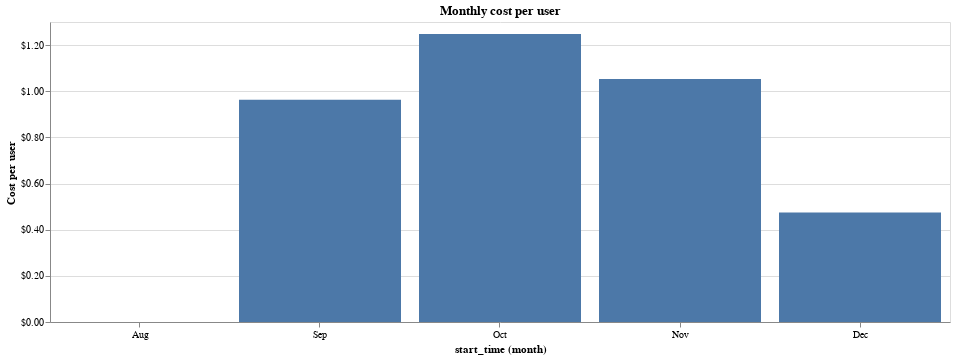

The notebook cell this image was saved under:
### Markdown cell above
We can also figure out how much they cost per month.

### Code cell
monthly = cost.copy().set_index('start_time').resample('M').sum()
monthly['cost_per_user'] = monthly['cost'] / user_starts_count.count()['start']
monthly = monthly.reset_index()

alt.Chart(monthly, width=900, title='Monthly cost per user').mark_bar().encode(
    x='month(start_time):O',
    y=alt.Y('cost_per_user', axis=alt.Axis(format="$.2f"), title="Cost per user")
)

### Figure 1 — Vega-Lite specification as saved in the notebook (floating-point values rounded to 4 significant figures)
{"$schema": "https://vega.github.io/schema/vega-lite/v2.6.0.json", "config": {"view": {"height": 300, "width": 400}}, "data": {"name": "data-c2dad245f05cd5a2a7d7bf72b1de7e0d"}, "datasets": {"data-c2dad245f05cd5a2a7d7bf72b1de7e0d": [{"cost": 0, "cost_per_user": 0, "start_time": "2018-08-31T00:00:00-07:00"}, {"cost": 4672.0, "cost_per_user": 0.9633, "start_time": "2018-09-30T00:00:00-07:00"}, {"cost": 6053.0, "cost_per_user": 1.248, "start_time": "2018-10-31T00:00:00-07:00"}, {"cost": 5108.0, "cost_per_user": 1.053, "start_time": "2018-11-30T00:00:00-08:00"}, {"cost": 2301.0, "cost_per_user": 0.4743, "start_time": "2018-12-31T00:00:00-08:00"}]}, "encoding": {"x": {"field": "start_time", "timeUnit": "month", "type": "ordinal"}, "y": {"axis": {"format": "$.2f"}, "field": "cost_per_user", "title": "Cost per user", "type": "quantitative"}}, "mark": "bar", "title": "Monthly cost per user", "width": 900}
